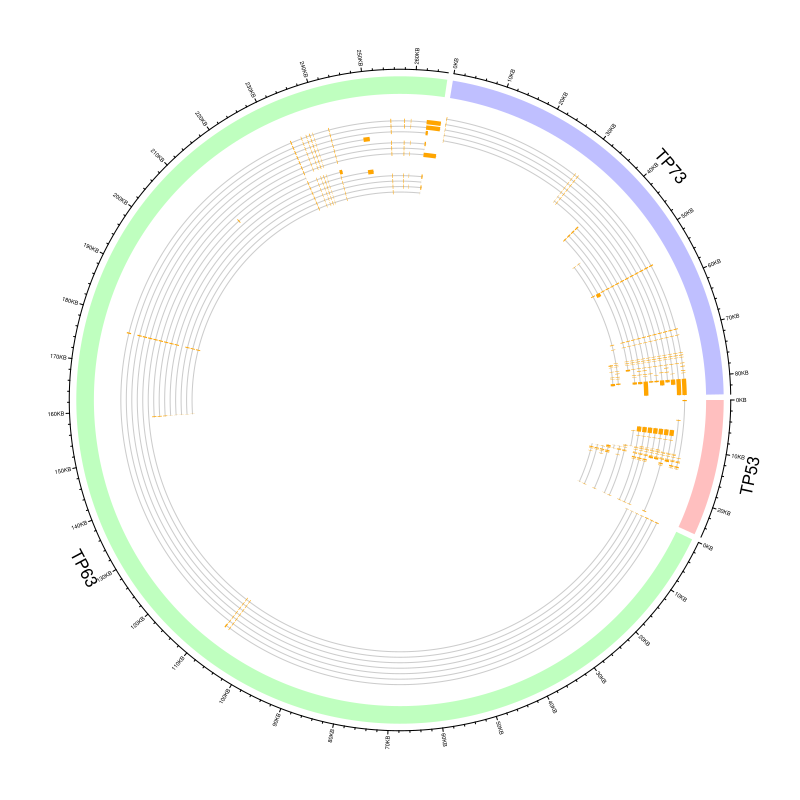

The R source for this figure:
library(circlize)

par(mar = c(1, 1, 1 ,1))

load(paste0(system.file(package = "circlize"), "/extdata/tp_family.RData"))
df = data.frame(gene = names(tp_family),
                start = sapply(tp_family, function(x) min(unlist(x))),
                end = sapply(tp_family, function(x) max(unlist(x))))

circos.genomicInitialize(df)
circos.genomicTrackPlotRegion(ylim = c(0, 1), 
    bg.col = c("#FF000040", "#00FF0040", "#0000FF40"), 
    bg.border = NA, track.height = 0.05)
	
n = max(sapply(tp_family, length))
circos.genomicTrackPlotRegion(ylim = c(0.5, n + 0.5), 
    panel.fun = function(region, value, ...) {
        gn = get.cell.meta.data("sector.index")
        tr = tp_family[[gn]]  # all transcripts for this gene
        for(i in seq_along(tr)) {
            # for each transcript
            current_tr_start = min(tr[[i]]$start)
            current_tr_end = max(tr[[i]]$end)
            circos.lines(c(current_tr_start, current_tr_end), 
                c(n - i, n - i), col = "#CCCCCC")
            circos.genomicRect(tr[[i]], ytop = n - i + 0.4, 
                ybottom = n - i - 0.4, col = "orange", border = NA)
        }
}, bg.border = NA, track.height = 0.3)
circos.clear()
